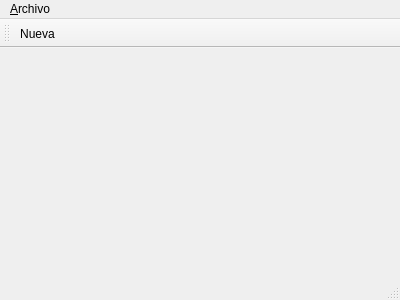
<?xml version="1.0" encoding="UTF-8"?>
<ui version="4.0">
 <class>MainWindow</class>
 <widget class="QMainWindow" name="MainWindow">
  <property name="geometry">
   <rect>
    <x>0</x>
    <y>0</y>
    <width>400</width>
    <height>300</height>
   </rect>
  </property>
  <property name="windowTitle">
   <string>MainWindow</string>
  </property>
  <widget class="QWidget" name="centralWidget"/>
  <widget class="QMenuBar" name="menuBar">
   <property name="geometry">
    <rect>
     <x>0</x>
     <y>0</y>
     <width>400</width>
     <height>24</height>
    </rect>
   </property>
   <widget class="QMenu" name="menu_Archivo">
    <property name="title">
     <string>&amp;Archivo</string>
    </property>
    <addaction name="actionNuevaHistoriaClinica"/>
   </widget>
   <addaction name="menu_Archivo"/>
  </widget>
  <widget class="QToolBar" name="mainToolBar">
   <attribute name="toolBarArea">
    <enum>TopToolBarArea</enum>
   </attribute>
   <attribute name="toolBarBreak">
    <bool>false</bool>
   </attribute>
   <addaction name="actionNuevaHistoriaClinica"/>
  </widget>
  <widget class="QStatusBar" name="statusBar"/>
  <action name="actionNuevaHistoriaClinica">
   <property name="text">
    <string>Nueva</string>
   </property>
   <property name="toolTip">
    <string>Nueva Historia Clinica</string>
   </property>
   <property name="shortcut">
    <string>Ctrl+N</string>
   </property>
  </action>
 </widget>
 <layoutdefault spacing="6" margin="11"/>
 <resources/>
 <connections/>
</ui>
